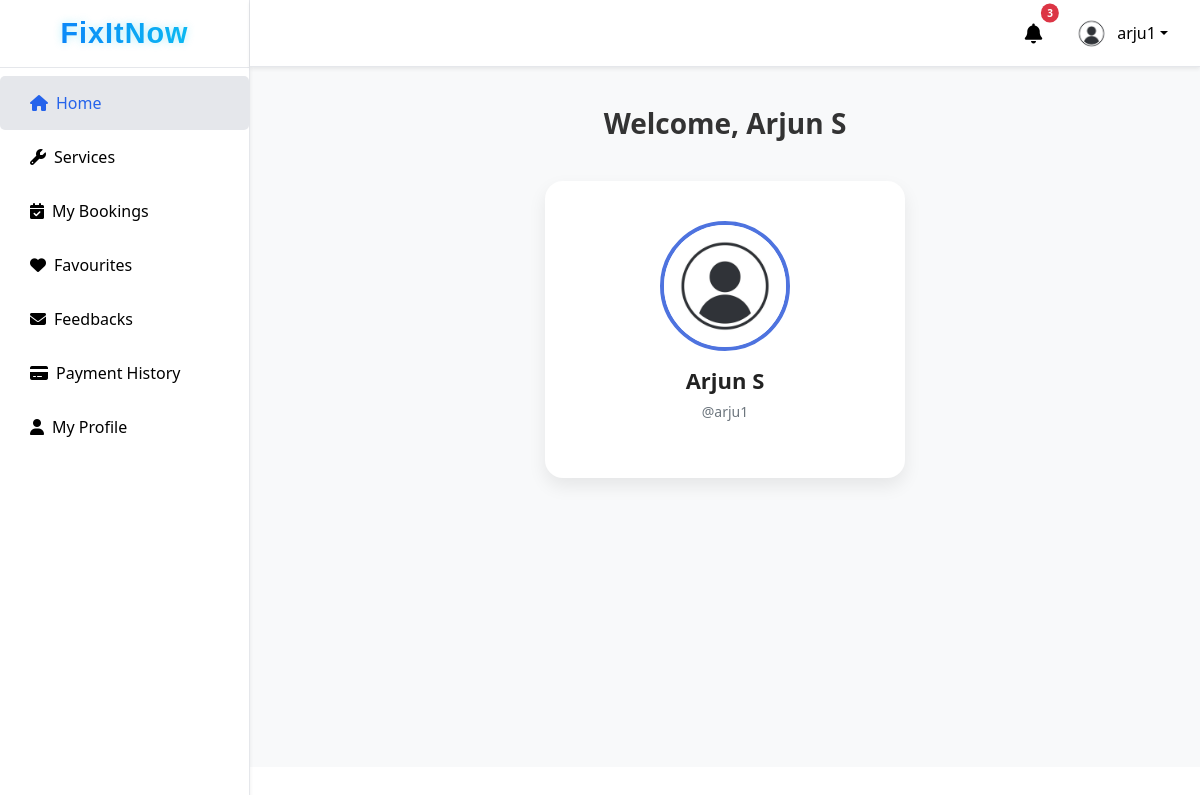
The page /user-home/ (signed in) on the database its author committed.
### fixapp/models.py (models this page shows, shortened)
class UserRegistration(models.Model):
    full_name = models.CharField(max_length=100)
    username = models.CharField(max_length=150, unique=True)
    email = models.EmailField(unique=True)
    password = models.CharField(max_length=128)  # plain password
    phone = models.CharField(max_length=15, null=True, blank=True)
    profile_image = models.ImageField(upload_to="user_profiles/", null=True, blank=True)
    city = models.CharField(max_length=100, blank=True, null=True)
    address = models.TextField(blank=True, null=True)
    latitude = models.FloatField(blank=True, null=True)
    longitude = models.FloatField(blank=True, null=True)
    registered_on = models.DateTimeField(default=timezone.now)

### fixapp/views.py (the view)
# urls.py: path('user-home/', views.user_home, name='user_home'),
def user_home(request):
    user_obj = None
    if 'user_id' in request.session:
        try:
            user_obj = UserRegistration.objects.get(id=request.session['user_id'])
        except UserRegistration.DoesNotExist:
            return redirect('login')  # if session user not found
    else:
        return redirect('login')  # if not logged in
    return render(request, 'user_page/user_home.html', {'user_obj': user_obj})

### fixapp/context_processors.py (called while the page is built)
def notifications_processor(request):
    notifications = []
    if request.session.get('user_id'):
        notifications = Notification.objects.filter(
            recipient_type__in=["users", "both"]
        ).order_by('-created_on')
    return {'notifications': notifications}

def technician_notifications_processor(request):
    notifications = []
    if request.session.get('technician_id'):
        notifications = Notification.objects.filter(
            recipient_type__in=["technicians", "both"]
        ).order_by('-created_on')
    return {'tech_notifications': notifications}

### templates/user_page/user_home.html
{% extends 'user_page/user_dashboard.html' %}
{% load static %}
{% block userhome %}
<div class="user-dashboard-container">
    <h2 class="welcome-text">Welcome, {{ user_obj.full_name }}</h2>
    <div class="profile-section">
        <div class="profile-card text-center">
            {% if user_obj.profile_image %}
                <img src="{{ user_obj.profile_image.url }}" alt="Profile Picture" class="profile-img mb-3">
            {% else %}
                <img src="{% static 'images/default_profile.png' %}" alt="Profile Picture" class="profile-img mb-3">
            {% endif %}
            <h4 class="username">{{ user_obj.full_name }}</h4>
            <p class="small text-secondary username-tag">@{{ user_obj.username }}</p>
        </div>
    </div>
</div>
{% endblock %}

### templates/user_page/user_dashboard.html (shortened to what this page needs)
{% load static %}
<!DOCTYPE html>
<html lang="en">
<head>
  <link href="https://cdn.jsdelivr.net/npm/bootstrap@5.3.2/dist/css/bootstrap.min.css" rel="stylesheet">
  <link href="https://cdn.jsdelivr.net/npm/bootstrap-icons@1.11.1/font/bootstrap-icons.css" rel="stylesheet">
  <link href="https://cdnjs.cloudflare.com/ajax/libs/font-awesome/6.4.0/css/all.min.css" rel="stylesheet">
<link href="https://cdn.jsdelivr.net/npm/remixicon@3.2.0/fonts/remixicon.css" rel="stylesheet">
  <link rel="stylesheet" href="{% static 'css/admin_dashboard.css' %}">
</head>
<body>
  <div class="d-flex">
    <nav id="sidebar" class="sidebar d-flex flex-column shadow-sm ">
      <div class="sidebar-header p-3 text-center">
        <h3 class="logo">FixItNow</h3>
      </div>
      <div class="sidebar-menu flex-grow-1">
        <ul class="nav flex-column mt-2">
          <li class="nav-item"><a href="{% url 'user_home' %}"
            class="nav-link {% if request.resolver_match.url_name == 'user_home' %}active{% endif %}">
            <i class="fas fa-home me-2"></i>Home</a>
          </li>
          <li class="nav-item"><a href="{% url 'user_services' %}"
            class="nav-link {% if request.resolver_match.url_name == 'user_services' %}active{% endif %}">
            <i class="fas fa-wrench me-2"></i>Services</a>
          </li>
          <li class="nav-item"><a href="{% url 'my_bookings' %}"
            class="nav-link {% if request.resolver_match.url_name == 'my_bookings' %}active{% endif %}">
            <i class="fas fa-calendar-check me-2"></i>My Bookings</a>
          </li>
          <li class="nav-item"><a href="{% url 'user_favorite_list' %}"
            class="nav-link {% if request.resolver_match.url_name == 'user_favorite_list' %}active{% endif %}">
            <i class="fas fa-heart me-2"></i>Favourites</a>
          </li>
          <li class="nav-item"><a href="{% url 'view_user_feedback' %}"
            class="nav-link {% if request.resolver_match.url_name == 'view_user_feedback' %}active{% endif %}"><i class="fas fa-envelope me-2"></i>Feedbacks</a></li>
          <li class="nav-item"><a href="{% url 'user_payment_history' %}"
            class="nav-link {% if request.resolver_match.url_name == 'user_payment_history' %}active{% endif %}"><i class="fas fa-credit-card me-2">
            </i>Payment History</a>
          </li>
          <li class="nav-item"><a href="{% url 'user_profile' %}"
            class="nav-link {% if request.resolver_match.url_name == 'user_profile' %}active{% endif %}">
            <i class="fas fa-user me-2"></i>My Profile</a>
          </li>
        </ul>
      </div>
    </nav>
    <div class="flex-grow-1 main-area">
      <nav class="navbar navbar-expand-lg topbar shadow-sm px-4 d-flex justify-content-end">
        <ul class="navbar-nav d-flex align-items-center">
<li class="nav-item dropdown me-3">
    <a class="nav-link position-relative" href="#" id="notificationDropdown" role="button"
       data-bs-toggle="dropdown" aria-expanded="false">
        <i class="fas fa-bell fa-lg"></i>
        {% if notifications.count %}
            <span class="badge-count">{{ notifications.count }}</span>
        {% endif %}
    </a>
</li>
          {% if user_obj %}
          <li class="nav-item dropdown">
            <a class="nav-link dropdown-toggle d-flex align-items-center" href="#" role="button"
              data-bs-toggle="dropdown" aria-expanded="false">
              {% if user_obj.profile_image %}
              <img src="{{ user_obj.profile_image.url }}" alt="profile" class="rounded-circle me-2 profile-pic"
                width="35" height="35">
              {% else %}
              <img src="{% static 'images/default_profile.png' %}" alt="profile" class="rounded-circle me-2 profile-pic"
                width="35" height="35">
              {% endif %}
              {{ user_obj.username }}
            </a>
          </li>
          {% endif %}
        </ul>
      </nav>
      {% block userhome %}
      {% endblock %}
    </div>
  </div>
</body>
</html>

### static/css/admin_dashboard.css (style rules this page uses)
body, html { height: 100%; margin: 0; font-family: "Segoe UI", sans-serif; }
.sidebar { width: 250px; height: 100vh; background-color: #ffffff; color: #000000; border-right: 1px solid #e5e7eb; position: fixed; overflow-y: auto; }
.sidebar-header { flex-shrink: 0; border-bottom: 1px solid #e5e7eb; background: #fff; }
.sidebar .logo { font-family: "Poppins", sans-serif; font-size: 1.8rem; font-weight: 700; letter-spacing: 1px; margin: 0; background: linear-gradient(90deg, #0d6efd, #0dcaf0); -webkit-background-clip: text; -webkit-text-fill-color: transparent; text-shadow: 0 0 8px rgba(13, 202, 240, 0.3); animation: logo-glow 3s infinite alternate; }
.sidebar-menu { overflow-y: auto; flex-grow: 1; }
.sidebar .nav-link { color: #000000; font-size: 16px; padding: 15px 5px; transition: background 0.2s, color 0.2s; padding-left: 30px; }
.nav-link:hover, .nav-link.active { background-color: #e5e7eb; color: #2563eb !important; border-radius: 5px; }
.main-area { margin-left: 250px; display: flex; flex-direction: column; height: 100vh; }
.topbar { background-color: #ffffff; border-bottom: 1px solid #e5e7eb; color: #000000; height: 67px; flex-shrink: 0; position: sticky; top: 0; z-index: 10; align-items: center; }
.topbar .navbar-nav .nav-link { color: #000000; }
.topbar .profile-pic { width: 35px; height: 35px; object-fit: cover; }
.welcome-text { text-align: center; margin-bottom: 30px; font-weight: bold; }
.badge-count { position: absolute; top: 0; right: 0; transform: translate(50%, -50%); background-color: #dc3545; color: #fff; font-size: 10px; padding: 2px 6px; border-radius: 50%; font-weight: bold; }
.user-dashboard-container { padding: 40px 20px; background-color: #f8f9fa; min-height: calc(100vh - 100px); }
.welcome-text { text-align: center; font-weight: 700; font-size: 28px; color: #333; margin-bottom: 40px; }
.profile-section { display: flex; justify-content: center; align-items: center; }
.profile-card { background: #fff; width: 360px; border-radius: 18px; box-shadow: 0 8px 18px rgba(0, 0, 0, 0.08); padding: 40px 30px; transition: transform 0.3s ease; }
.profile-img { width: 130px; height: 130px; border-radius: 50%; object-fit: cover; border: 4px solid #4e73df; margin-bottom: 15px; }
.username { font-size: 22px; font-weight: 600; color: #222; }
.username-tag { font-size: 14px; color: #777; }
.welcome-text { font-weight: bold; margin-bottom: 30px; font-size: 28px; }
.text-center { text-align: center; }

### rows shown on the page
UserRegistration: profile_image (picture), username "arju1", full_name "Arjun S"

### other values the page prints
{{ notifications.count }} "3"
